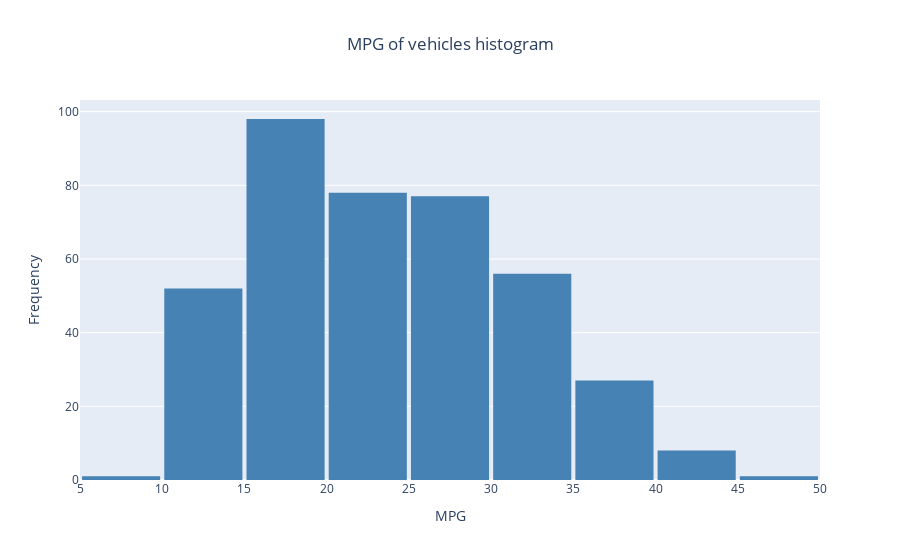

Notebook source saved alongside this figure:
### Code cell
data = [go.Histogram(x=df['mpg'], 
                     xbins=dict(start=0, end=50, size=5),
                     marker=dict(color='steelblue'))]
layout = go.Layout(title='MPG of vehicles histogram',
                   title_x=0.5,
                   xaxis=dict(title='MPG'),
                   yaxis=dict(title='Frequency'),
                   bargap=0.05)
fig = go.Figure(data=data, layout=layout)
fig.show()

### Figure 1 — Plotly figure (JSON) as saved in the notebook; plotly's stock layout.template omitted (floating-point values rounded to 4 significant figures; data arrays with more than 128 entries replaced by an {"elided": "..."} marker saying what was removed)
{"data": [{"marker": {"color": "steelblue"}, "type": "histogram", "x": {"elided": "398 float values"}, "xbins": {"end": 50, "size": 5, "start": 0}}], "layout": {"bargap": 0.05, "title": {"text": "MPG of vehicles histogram", "x": 0.5}, "xaxis": {"title": {"text": "MPG"}}, "yaxis": {"title": {"text": "Frequency"}}}}
